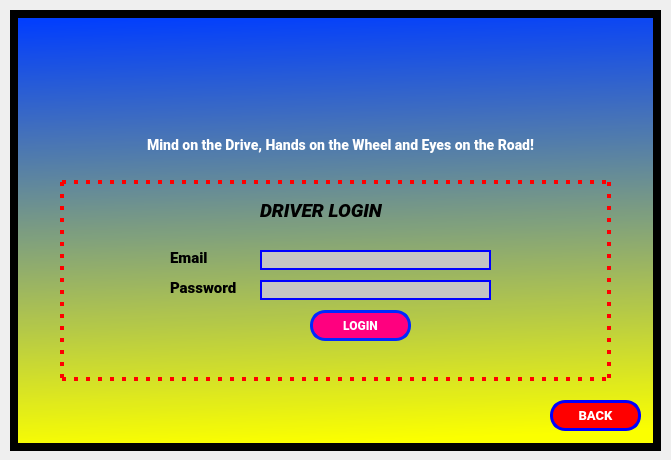
<?xml version="1.0" encoding="UTF-8"?>
<ui version="4.0">
 <class>driverLoginScreen_Dialog</class>
 <widget class="QDialog" name="driverLoginScreen_Dialog">
  <property name="geometry">
   <rect>
    <x>0</x>
    <y>0</y>
    <width>671</width>
    <height>460</height>
   </rect>
  </property>
  <property name="windowTitle">
   <string>Dialog</string>
  </property>
  <widget class="QWidget" name="driverLoginScreen" native="true">
   <property name="geometry">
    <rect>
     <x>10</x>
     <y>10</y>
     <width>651</width>
     <height>441</height>
    </rect>
   </property>
   <property name="styleSheet">
    <string notr="true">border: 8px solid black;
background-color:qlineargradient(spread:pad, x1:0.0511364, y1:1, x2:0, y2:0, stop:0 rgba(251, 255, 0, 255), stop:0.98 rgba(0, 61, 255, 255), stop:1 rgba(0, 0, 0, 0));
</string>
   </property>
   <widget class="QPushButton" name="driverLoginBtn">
    <property name="geometry">
     <rect>
      <x>300</x>
      <y>300</y>
      <width>101</width>
      <height>31</height>
     </rect>
    </property>
    <property name="styleSheet">
     <string notr="true">background-color: rgb(255, 0, 127);
border: 3px solid #0029FF;
box-sizing: border-box;
border-radius: 15px;
font-family: Roboto;
font-style: normal;
font-weight: 900;
font-size: 12px;
text-align: center;
color: white;</string>
    </property>
    <property name="text">
     <string>LOGIN</string>
    </property>
   </widget>
   <widget class="QLineEdit" name="driverEmail_txt">
    <property name="geometry">
     <rect>
      <x>250</x>
      <y>240</y>
      <width>231</width>
      <height>20</height>
     </rect>
    </property>
    <property name="styleSheet">
     <string notr="true">background: #C4C4C4;
border: 2px solid blue;</string>
    </property>
   </widget>
   <widget class="QLineEdit" name="driverPassword_txt">
    <property name="geometry">
     <rect>
      <x>250</x>
      <y>270</y>
      <width>231</width>
      <height>20</height>
     </rect>
    </property>
    <property name="styleSheet">
     <string notr="true">background: #C4C4C4;
border: 2px solid blue;</string>
    </property>
   </widget>
   <widget class="QLabel" name="email_label">
    <property name="geometry">
     <rect>
      <x>160</x>
      <y>240</y>
      <width>51</width>
      <height>16</height>
     </rect>
    </property>
    <property name="styleSheet">
     <string notr="true">font-family: Roboto;
font-style: normal;
font-weight: 900;
font-size: 15px;
text-align: center;
color: #000000;
border: none;
background-color: none;</string>
    </property>
    <property name="text">
     <string>Email</string>
    </property>
   </widget>
   <widget class="QLabel" name="password_label">
    <property name="geometry">
     <rect>
      <x>160</x>
      <y>270</y>
      <width>81</width>
      <height>16</height>
     </rect>
    </property>
    <property name="styleSheet">
     <string notr="true">font-family: Roboto;
font-style: normal;
font-weight: 900;
font-size: 15px;
text-align: center;
color: #000000;
border: none;
background-color: none;</string>
    </property>
    <property name="text">
     <string>Password</string>
    </property>
   </widget>
   <widget class="QLabel" name="driverLoginLabel">
    <property name="geometry">
     <rect>
      <x>250</x>
      <y>180</y>
      <width>151</width>
      <height>41</height>
     </rect>
    </property>
    <property name="styleSheet">
     <string notr="true">font-family: Roboto;
font-style: normal;
font-weight: 900;
font-size: 18px;
text-align: center;
border: none;
background-color: none;</string>
    </property>
    <property name="text">
     <string>&lt;html&gt;&lt;head/&gt;&lt;body&gt;&lt;p&gt;&lt;span style=&quot; font-size:14pt; font-style:italic;&quot;&gt;DRIVER LOGIN&lt;/span&gt;&lt;/p&gt;&lt;/body&gt;&lt;/html&gt;</string>
    </property>
   </widget>
   <widget class="QPushButton" name="driverBackBtn">
    <property name="geometry">
     <rect>
      <x>540</x>
      <y>390</y>
      <width>91</width>
      <height>31</height>
     </rect>
    </property>
    <property name="styleSheet">
     <string notr="true">background: red;
border: 3px solid blue;
box-sizing: border-box;
border-radius: 15px;
font-family: Roboto;
font-style: normal;
font-weight: 900;
font-size: 13px;
text-align: center;
color: white;</string>
    </property>
    <property name="text">
     <string>BACK</string>
    </property>
   </widget>
   <widget class="QLabel" name="border">
    <property name="geometry">
     <rect>
      <x>50</x>
      <y>170</y>
      <width>551</width>
      <height>201</height>
     </rect>
    </property>
    <property name="styleSheet">
     <string notr="true">border: 3.5px dotted red;
background-color:none;

</string>
    </property>
    <property name="text">
     <string/>
    </property>
   </widget>
   <widget class="QLabel" name="logo">
    <property name="geometry">
     <rect>
      <x>270</x>
      <y>20</y>
      <width>111</width>
      <height>101</height>
     </rect>
    </property>
    <property name="styleSheet">
     <string notr="true">background-color: none;
border: none;</string>
    </property>
    <property name="text">
     <string/>
    </property>
    <property name="pixmap">
     <pixmap>../Sketch imgs/official-taxi-logo.png</pixmap>
    </property>
    <property name="scaledContents">
     <bool>true</bool>
    </property>
   </widget>
   <widget class="QLabel" name="slogan">
    <property name="geometry">
     <rect>
      <x>110</x>
      <y>120</y>
      <width>441</width>
      <height>31</height>
     </rect>
    </property>
    <property name="styleSheet">
     <string notr="true">font-family: Roboto;
font-style: normal;
font-weight: 900;
font-size: 14px;
text-align: center;
border: none;
color: white;
background-color:none;
</string>
    </property>
    <property name="text">
     <string>&lt;html&gt;&lt;head/&gt;&lt;body&gt;&lt;p align=&quot;center&quot;&gt;Mind on the Drive, Hands on the Wheel and Eyes on the Road!&lt;/p&gt;&lt;/body&gt;&lt;/html&gt;</string>
    </property>
   </widget>
   <zorder>border</zorder>
   <zorder>driverLoginBtn</zorder>
   <zorder>driverEmail_txt</zorder>
   <zorder>driverPassword_txt</zorder>
   <zorder>email_label</zorder>
   <zorder>password_label</zorder>
   <zorder>driverLoginLabel</zorder>
   <zorder>driverBackBtn</zorder>
   <zorder>logo</zorder>
   <zorder>slogan</zorder>
  </widget>
 </widget>
 <resources/>
 <connections/>
</ui>
